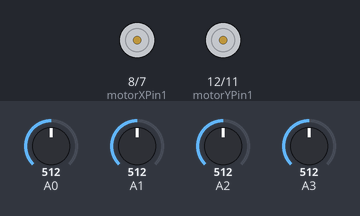
The sketch below on a simulated Arduino Uno, built with avr-gcc and run on an emulated ATmega328P. Shown: motor-driver pin pairs drawn as motors (green arrow = first pin HIGH = forward, orange = second pin HIGH = backward, longer = more drive, scaled by the enable pin). The inputs (shaded band) are chosen by the test bench; at power-on: A0 = 512, A1 = 512, A2 = 512, A3 = 512.

Above: at 1.2 s.
1.3 s: A0 set to 524
At 1.7 s:
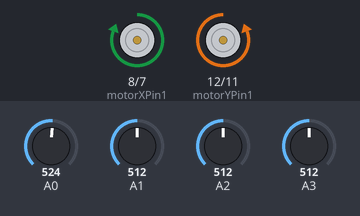
2.8 s: A1 set to 520
At 4.0 s:
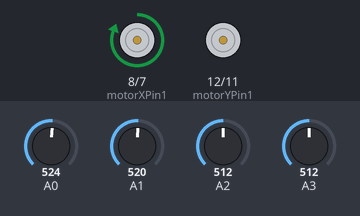
4.3 s: A2 set to 520
At 5.2 s:
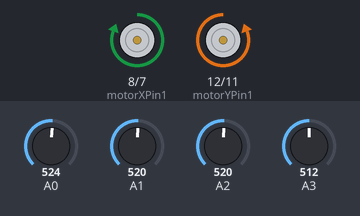
5.8 s: A3 set to 716
At 6.3 s:
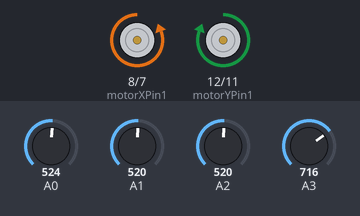
7.3 s: A0 set to 716
At 8.5 s:
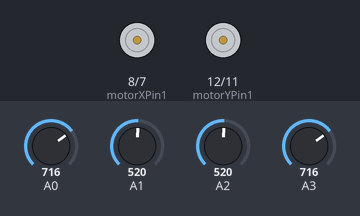
8.8 s: A1 set to 716
At 9.8 s:
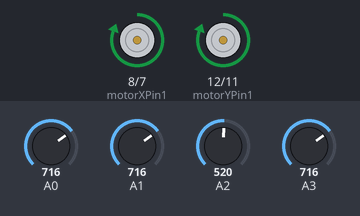
Timing chart, 0 to 11.3 s (numbered marks = the images above; inputs shaded):
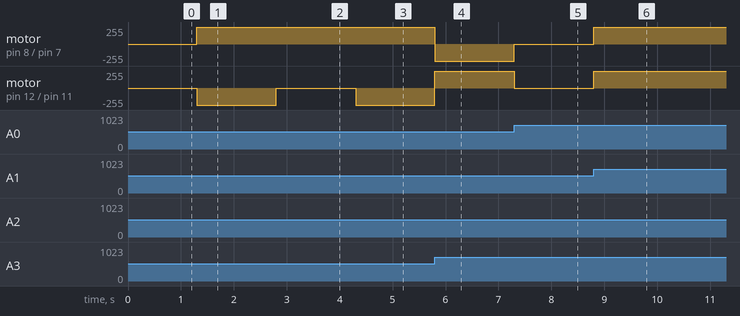

The sketch:

Smart_Solar_Treker.ino
```cpp
// Пины для управления моторами DC
const int motorXPin1 = 8; // Подключение пина 8 к IN1 на драйвере
const int motorXPin2 = 7; // Подключение пина 7 к IN2 на драйвере
const int motorYPin1 = 12; // Подключение пина 12 к IN3 на драйвере
const int motorYPin2 = 11; // Подключение пина 11 к IN4 на драйвере
// Пины для управления скоростью моторов
const int ENA = 9; // Пин управления скоростью мотора X
const int ENB = 10; // Пин управления скоростью мотора Y
// Переменные для хранения текущих координат
int xPos = 0;
int yPos = 0;
void setup() {
// Инициализация пинов для управления моторами DC
pinMode(motorXPin1, OUTPUT);
pinMode(motorXPin2, OUTPUT);
pinMode(motorYPin1, OUTPUT);
pinMode(motorYPin2, OUTPUT);
// Инициализация пинов для управления скоростью моторов
pinMode(ENA, OUTPUT);
pinMode(ENB, OUTPUT);
}
void loop() {
// Считывание значений с фоторезисторов
int tl = analogRead(A0);
int tr = analogRead(A1);
int bl = analogRead(A2);
int br = analogRead(A3);
// Вычисление средних значений и разницы между значениями LDR
int avgX1 = (tl + tr) / 2; // Среднее значение между tl и tr
int avgX2 = (bl + br) / 2; // Среднее значение между bl и br
int avgY1 = (tr + br) / 2; // Среднее значение между tr и br
int avgY2 = (tl + bl) / 2; // Среднее значение между tl и bl
int diffX = abs(avgX1 - avgX2); // Разница между avgX1 и avgX2
int diffY = abs(avgY1 - avgY2); // Разница между avgY1 и avgY2
// Управление мотором X
if (diffX > 2) {
if (avgX1 > avgX2) {
digitalWrite(motorXPin1, HIGH);
digitalWrite(motorXPin2, LOW);
analogWrite(ENA, 255);
} else {
digitalWrite(motorXPin1, LOW);
digitalWrite(motorXPin2, HIGH);
analogWrite(ENA, 255);
}
} else {
digitalWrite(motorXPin1, LOW);
digitalWrite(motorXPin2, LOW);
}
// Управление мотором Y
if (diffY > 2) {
if (avgY1 > avgY2) {
digitalWrite(motorYPin1, HIGH);
digitalWrite(motorYPin2, LOW);
analogWrite(ENB, 255);
} else {
digitalWrite(motorYPin1, LOW);
digitalWrite(motorYPin2, HIGH);
analogWrite(ENB, 255);
}
} else {
digitalWrite(motorYPin1, LOW);
digitalWrite(motorYPin2, LOW);
}
}
```

Measured:
- the behaviour switches between 517 and 518 on A0 (found by bisection; images 0 and 1)
- the behaviour switches between 519 and 520 on A1 (found by bisection; images 1 and 2)
- the behaviour switches between 513 and 514 on A2 (found by bisection; images 2 and 3)
- after the input at 1.3 s, motor on pin 8 (motorXPin1) / pin 7 (motorXPin2): stopped → forward 255/255 at once; motor on pin 12 (motorYPin1) / pin 11 (motorYPin2): stopped → backward 255/255 at once
- after the input at 2.8 s, motor on pin 12 (motorYPin1) / pin 11 (motorYPin2): backward 255/255 → stopped at once
- after the input at 4.3 s, motor on pin 12 (motorYPin1) / pin 11 (motorYPin2): stopped → backward 255/255 at once
- after the input at 5.8 s, motor on pin 8 (motorXPin1) / pin 7 (motorXPin2): forward 255/255 → backward 255/255 at once; motor on pin 12 (motorYPin1) / pin 11 (motorYPin2): backward 255/255 → forward 255/255 at once
- after the input at 7.3 s, motor on pin 8 (motorXPin1) / pin 7 (motorXPin2): backward 255/255 → stopped at once; motor on pin 12 (motorYPin1) / pin 11 (motorYPin2): forward 255/255 → stopped at once
- after the input at 8.8 s, motor on pin 8 (motorXPin1) / pin 7 (motorXPin2), motor on pin 12 (motorYPin1) / pin 11 (motorYPin2): stopped → forward 255/255 at once
